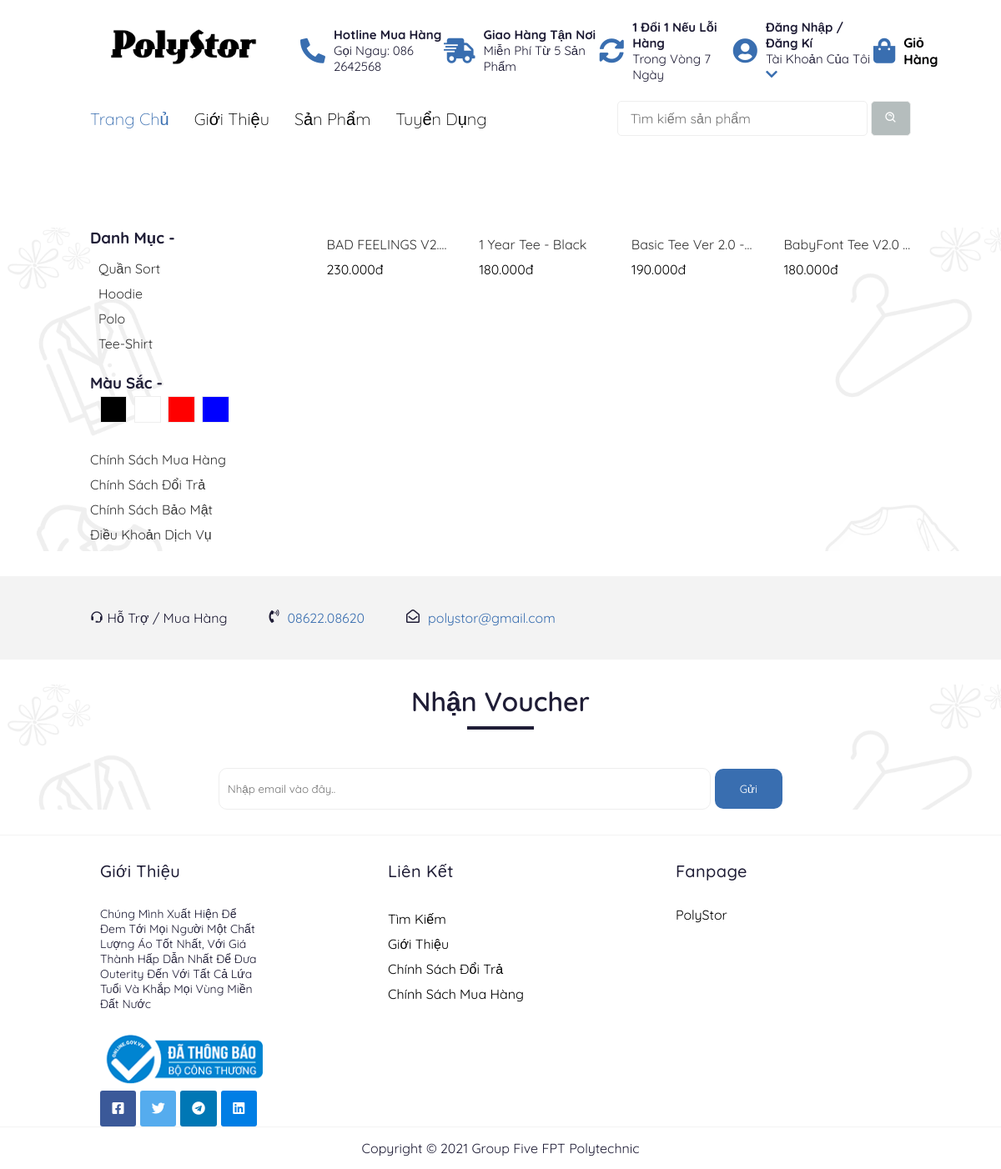
The app's page /index.php?act=product&iddm=1 with its own data.
### tables this page shows
CREATE TABLE `danhmuc` (
  `id_danhmuc` int(11) NOT NULL,
  `name` varchar(255) NOT NULL
);

CREATE TABLE `sanpham` (
  `id` int(11) NOT NULL,
  `name_sp` varchar(250) NOT NULL,
  `price` int(11) NOT NULL,
  `img` varchar(500) NOT NULL,
  `mota` text NOT NULL,
  `luotxem` int(11) NOT NULL,
  `iddm` int(11) NOT NULL
);

### model/pdo.php (called while the page is built, shortened)
<?php
function pdo_get_connection(){
    $dburl = "mysql:host=localhost;dbname=duantin;charset=utf8";
    $username = 'root';
    $password = '';
    $conn = new PDO($dburl, $username, $password);
    $conn->setAttribute(PDO::ATTR_ERRMODE, PDO::ERRMODE_EXCEPTION);
    return $conn;
}
function pdo_query($sql){
    $sql_args = array_slice(func_get_args(), 1);
    try{
        $conn = pdo_get_connection();
        $stmt = $conn->prepare($sql);
        $stmt->execute($sql_args);
        $rows = $stmt->fetchAll();
        return $rows;
    }
    catch(PDOException $e){
        throw $e;
    }
    finally{
        unset($conn);
    }
}

### model/danhmuc.php (called while the page is built, shortened)
<?php
    function loadall_danhmuc(){
        $sql="select * from danhmuc order by id_danhmuc desc";
        $listdanhmuc=pdo_query($sql);
        return $listdanhmuc;
    }
?>

### model/sanpham.php (called while the page is built, shortened)
<?php
    function loadall_sanpham($keyw="",$iddm=0){
        $sql="select * from sanpham where 1";
        if($iddm>0){
            $sql.=" and iddm='".$iddm."'";
        }
        $sql.=" order by id desc";
        $listsanpham=pdo_query($sql);
        return $listsanpham;
    }
    function loadall_sanpham_home(){
        $sql="select * from sanpham where 1 order by id desc limit 0,12";
        $listsanpham=pdo_query($sql);
        return $listsanpham;
    }
    function loadall_sanpham_top10(){
        $sql="select * from sanpham where 1 order by luotxem desc limit 0,8";
        $listsanpham=pdo_query($sql);
        return $listsanpham;
    }
?>

### view/product.php (the view)
<section class="product-all">
    <div class="category">
        <h3>Danh Mục -</h3>
        <ul class="category-list">
            <?php
                    foreach ($dsdm as $dm) {
                        extract($dm);
                        $linkdm="index.php?act=product&iddm=".$id_danhmuc;
                        echo'
                            <li><a href="'.$linkdm.'">'.$name.'</a></li>
                        ';
                    }
                ?>
        </ul>
        <h3>Màu Sắc -</h3>
        <div class="color-list">
            <a href="#" id="black">a</a>
            <a href="#" id="white">a</a>
            <a href="#" id="red">a</a>
            <a href="#" id="blue">a</a>
        </div>
        <ul>
            <li><a href="">Chính sách mua hàng</a></li>
            <li><a href="">Chính sách đổi trả</a></li>
            <li><a href="">Chính sách bảo mật</a></li>
            <li><a href="">Điều khoản dịch vụ</a></li>
        </ul>
    </div>
    <div class="product">
        <?php
            foreach ($dssp as $sp) {
                extract($sp);
                $linksp="index.php?act=product-detail&idsp=".$id;
                echo '
                <a href="'.$linksp.'" class="product-item">
                <img src="'.$img.'" alt="">
                <b>'.$name_sp.'</b>
                <p>'.number_format($price,0, ',', '.').'đ</p>
                </a>
                    ';
            }
        ?>
    </div>
</section>

### css/style.css (style rules this page uses)
:root { --gray: #5f5d5d; --red: #ff0000; --blue: #396EB0; --black: #1F1D36; }
a { color: #000; }
html { box-sizing: border-box; font-family: 'Quicksand', sans-serif; text-transform: capitalize; color: var(--black); }
* { margin: 0; padding: 0; }
*, *:before, *:after { box-sizing: border-box; }
a { text-decoration: none; }
section { padding: 0 9%; background: url(/images/background.png); background-size: cover; background-repeat: no-repeat; }
.product { display: flex; justify-content: space-between; flex-wrap: wrap; gap: 30px; }
.product .product-item { flex: 1 1 20%; display: flex; flex-direction: column; gap: 10px 0; color: #000; text-transform: none; max-width: 289px; }
.product .product-item b { color: #333; font-size: 16px; font-weight: normal; display: -webkit-box; -webkit-line-clamp: 1; -webkit-box-orient: vertical; overflow: hidden; text-overflow: ellipsis; text-transform: capitalize; }
.product-all { display: flex; justify-content: space-between; margin-top: 100px; gap: 0 50px; }
.product-all .category { flex: 1; display:flex; flex-direction:column; }
.product-all .category .category-list { display:flex; flex-direction:column; margin: 10px; margin-bottom: 20px; list-style: none; }
.product-all .category .category-list li { margin: 5px 0; }
.product-all .category .category-list li a { color: #000; }
.product-all .category .color-list { margin: 10px; margin-bottom: 30px; }
.product-all .category .color-list a { margin: 0 2px; }
.product-all .category .color-list #white { padding: 5px 10px; border: 1px solid #eee; background: #fff; color: #fff; }
.product-all .category .color-list #black { padding: 5px 10px; border: 1px solid #eee; background: #000; color: #000; }
.product-all .category .color-list #red { padding: 5px 10px; border: 1px solid #eee; background: #ff0000; color: #ff0000; }
.product-all .category .color-list #blue { padding: 5px 10px; border: 1px solid #eee; background: blue; color: blue; }
.product-all .category > ul { opacity: 0.8; list-style: none; }
.product-all .category > ul li { margin: 10px 0; }
.product-all .category > ul li a { color: #000; }
.product-all .product { flex: 3; }
.product-all .product .product-item { flex: 1 1 20%; display: flex; flex-direction: column; gap: 10px 0; max-width: 202px; }

### records on screen
danhmuc: name "Quần Sort"
danhmuc: name "Hoodie"
danhmuc: name "Polo"
danhmuc: name "Tee-Shirt"
sanpham: name_sp "BAD FEELINGS…", price "230.000"
sanpham: name_sp "1 Year Tee - Black", price "180.000"
sanpham: name_sp "Basic Tee Ver 2.0…", price "190.000"
sanpham: name_sp "BabyFont Tee V2.0…", price "180.000"
